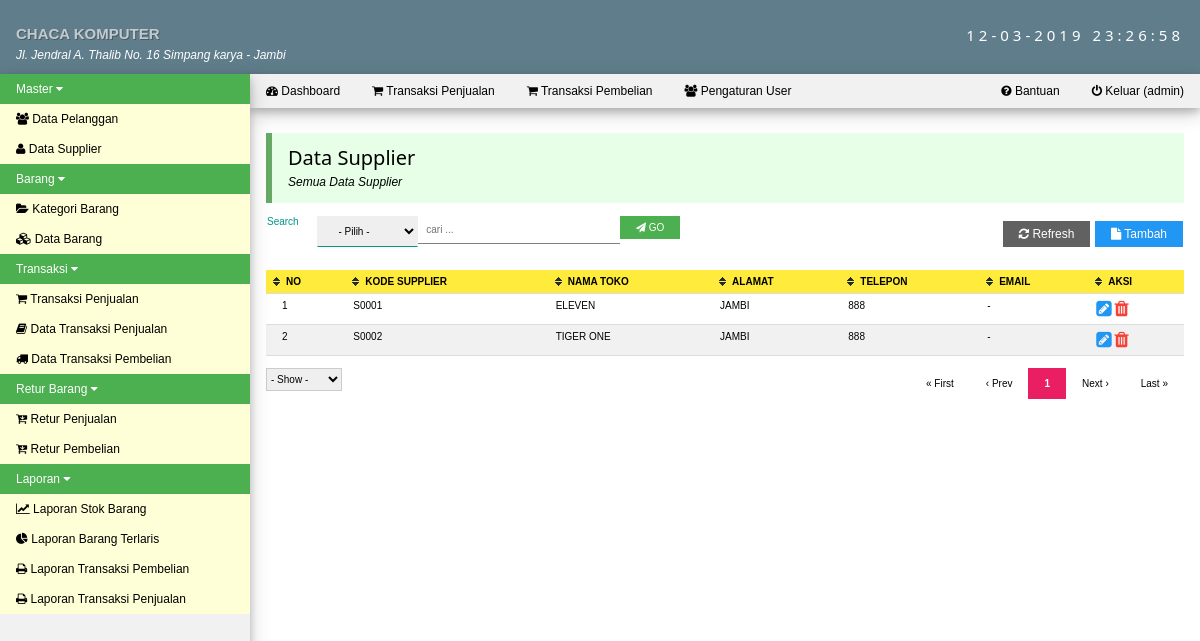
The page /med.php?mod=supplier (signed in) on the database its author committed.
### tables this page shows
CREATE TABLE IF NOT EXISTS `menu` (
  `id_menu` int(11) NOT NULL AUTO_INCREMENT,
  `nama_menu` varchar(50) NOT NULL,
  `posisi` int(11) NOT NULL,
  PRIMARY KEY (`id_menu`)
);

CREATE TABLE IF NOT EXISTS `modul` (
  `id_modul` int(11) NOT NULL AUTO_INCREMENT,
  `id_menu` int(11) NOT NULL,
  `nama_modul` varchar(150) NOT NULL,
  `link_menu` text NOT NULL,
  `posisi` int(11) NOT NULL,
  `icon_menu` varchar(150) NOT NULL,
  PRIMARY KEY (`id_modul`)
);

CREATE TABLE IF NOT EXISTS `tb_supplier` (
  `kode_supplier` varchar(10) NOT NULL,
  `nama_toko` varchar(50) NOT NULL,
  `alamat` text NOT NULL,
  `telepon` varchar(15) NOT NULL,
  `email` varchar(50) NOT NULL,
  PRIMARY KEY (`kode_supplier`)
);

### med.php (the view, shortened to what this page needs)
<?php
    include "session.php";
?>
<!DOCTYPE html>
<html>
<head>
    <link rel="stylesheet" href="css/w3.css">
    <link rel="stylesheet" href="css/font-awesome.min.css">
    <link rel="stylesheet" href="js/jquery-ui/jquery-ui.css">
    <link rel="stylesheet" type="text/css" href="css/pace.css">
</head>
<body>
<div class="w3-top">
<div class="w3-row w3-blue-grey w3-padding">
  <div class="w3-half" style="margin:15px 0 2px 0;"><b class='w3-text-shadow w3-text-bold w3-opacity'>CHACA KOMPUTER</b><br><i style="font-size:12px;">Jl. Jendral A. Thalib No. 16 Simpang karya - Jambi</i></div>
  <div class="w3-half w3-margin-top w3-wide w3-hide-medium w3-hide-small"><div class="w3-right"><?php echo date('d-m-Y H:i:s'); ?></div></div>
</div>
<nav id="left-nav" class="w3-sidenav w3-small w3-light-grey w3-card-4" style="width:250px;">
  <div id="menuTut" class="myMenu w3-accordion">
    <?php
        $sql_menu = mysqli_query($id_mysql,"SELECT * FROM menu ORDER BY posisi ASC") or die(mysqli_error());
        while ($mn = mysqli_fetch_assoc($sql_menu)) {
            echo"<button onclick=\"myFunction('".$mn['id_menu']."')\" class=\"w3-padding-hor-16 w3-btn-block w3-left-align w3-green\"> $mn[nama_menu] <i class=\"fa fa-caret-down\"></i></button>
            <div id=\"$mn[id_menu]\" class=\"w3-accordion-content w3-pale-yellow w3-show\">";
            $sql_sub = mysqli_query($id_mysql,"SELECT * FROM modul
                WHERE id_menu = '$mn[id_menu]' ORDER BY posisi ASC") or die(mysqli_error());
            while ($sm = mysqli_fetch_assoc($sql_sub)) {
                echo"<a href=\"$sm[link_menu]\"><i class=\"$sm[icon_menu]\"></i> $sm[nama_modul]</a>";
            }
            echo"</div>";
        }
    ?>
    <br>
    <br>
    <br>
    <br>
    <br>
    <br>
    <br>
  </div>
</nav>
    <div style="margin-left:250px;">
        <ul class="w3-navbar w3-light-grey w3-small w3-card-4">
          <li><a class="w3-hover-black w3-padding-10" href="index.php"><i class="fa fa-dashboard"></i> Dashboard</a></li>
          <li><a class="w3-hover-black w3-padding-10" href="med.php?mod=penjualan"><i class="fa fa-shopping-cart"></i> Transaksi Penjualan</a></li>
          <li><a class="w3-hover-black w3-padding-10" href="med.php?mod=pembelian&act=form"><i class="fa fa-shopping-cart"></i> Transaksi Pembelian</a></li>
          <li><a class="w3-hover-black w3-padding-10" href="med.php?mod=user"><i class="fa fa-group"></i> Pengaturan User</a></li>
          <li class="w3-right"><a class="w3-hover-black w3-padding-10" href="logout.php" onclick="return confirm('Yakin ingin keluar');"><i class="fa fa-power-off"></i> Keluar (<?php echo $_SESSION['login_user']; ?>)</a></li>
          <li class="w3-right"><a class="w3-hover-black w3-padding-10" href="med.php?mod=bantuan"><i class="fa fa-question-circle"></i> Bantuan</a></li>
        </ul>
    </div>
</div>
<div style="margin-left:250px;">
    <div id="main" class="w3-container" style="margin-top:110px">
        <?php include"content.php"; ?>
        <br>
    </div>
</div>
</body>
</html>

### mod/supplier/supplier.php (shortened to what this page needs)
<?php
	$linkaksi = 'med.php?mod=supplier';
	if(isset($_GET['act']))
	{
		$act = $_GET['act'];
		$linkaksi .= '&act='.$act;
	}
	else
	{
		$act = '';
	}
	$aksi = 'mod/supplier/act_supplier.php';
	switch ($act) {
						?>
			<?php
		default :
			echo"<div class='w3-container w3-small w3-pale-green w3-leftbar w3-border-green'>
				<h4 style='margin-bottom:0;padding-bottom:0;'>Data Supplier</h4>
				<p style='margin-top:0;padding-top:0;'><i>Semua Data Supplier</i></p>
			</div>";
			echo"<table style='margin-top:12px;'>
				<tr>
					<td>
						<form class='w3-tiny' action='' method='GET'>
							<input type='hidden' name='mod' value='supplier'>
							<div class='w3-row'>
								<div class='w3-col s1'>
									<label class='w3-label'>Search</label>
								</div>
								<div class='w3-col s2'>
									<select name='field' class='w3-select w3-padding'>
										<option value=''>- Pilih -</option>
										<option value='nama_toko'>NAMA TOKO</option>
										<option value='alamat'>ALAMAT</option>
										<option value='telepon'>TELEPON</option>
										<option value='email'>EMAIL</option></select>
								</div>
								<div class='w3-col s4'>
									<input type='text' name='cari' class='w3-input' placeholder='cari ...'>
								</div>
								<div class='w3-col s1'>
									<button type='submit' class='w3-btn w3-tiny'><i class='fa fa-paper-plane'></i> GO</button>
								</div>
							</div>
						</form>
					</td>
					<td align='right'><a href='med.php?mod=supplier' class='w3-btn w3-dark-grey w3-small'><i class='fa fa-refresh'></i> Refresh</a>
					<a href='med.php?mod=supplier&act=form' class='w3-btn w3-small w3-blue'><i class='fa fa-file'></i> Tambah</a></td>
				</tr>
			</table>";
			echo"<div style='margin-top:12px;margin-bottom:12px;'>
			<table class='w3-table w3-striped w3-bordered w3-tiny w3-hoverable tbl'>
				<thead>
					<tr class='w3-yellow'>
						<th>NO</th>
						<th>KODE SUPPLIER</th>
						<th>NAMA TOKO</th>
						<th>ALAMAT</th>
						<th>TELEPON</th>
						<th>EMAIL</th>
						<th>AKSI</th>
					</tr>
				</thead>
				<tbody>";
				$p      = new Paging;
				$batas  = 10;
				$posisi = $p->cariPosisi($batas);
				$query = "SELECT * FROM tb_supplier ";
				$q 	= "SELECT * FROM tb_supplier";
				$query .= " LIMIT $posisi, $batas";
				$q 	.= " ";
				$sql_kul = mysqli_query($id_mysql,$query);
				$fd_kul = mysqli_num_rows($sql_kul);
				if($fd_kul > 0)
				{
					$no = $posisi + 1;
					while ($m = mysqli_fetch_assoc($sql_kul)) {
						echo"<tr>
							<td>$no</td>
							<td>$m[kode_supplier]</td>
							<td>$m[nama_toko]</td>
							<td>$m[alamat]</td>
							<td>$m[telepon]</td>
							<td>$m[email]</td>
							<td><a href='med.php?mod=supplier&act=form&id=$m[kode_supplier]'><i class='fa fa-pencil-square w3-large w3-text-blue'></i></a>
							<a href='$aksi?mod=supplier&act=hapus&id=$m[kode_supplier]' onclick=\"return confirm('Yakin hapus data');\"><i class='fa fa-trash w3-large w3-text-red'></i></a></td>
						</tr>";
						$no++;
					}
					$jmldata = mysqli_num_rows(mysqli_query($id_mysql,$q));
					$jmlhalaman  = $p->jumlahHalaman($jmldata, $batas);
		    		$linkHalaman = $p->navHalaman($_GET['halaman'], $jmlhalaman, $linkaksi);
				}
				else
				{
					echo"<tr>
						<td colspan='6'><div class='w3-center'><i>Data Supplier Not Found.</i></div></td>
					</tr>";
				}
				echo"</tbody>
			</table></div>";
			echo"<div class='w3-row'>
				<div class='w3-col s1'>
					<form class='w3-tiny' action='' method='GET'>
						<input type='hidden' name='mod' value='supplier'>";
						echo"<select class='w3-select w3-border' name='show' onchange='submit()'>
							<option value=''>- Show -</option>";
						echo"</select>
					</form>
				</div>
				<div class='w3-col s11'>
					<ul class='w3-pagination w3-right w3-tiny'>
						$linkHalaman
					</ul>
				</div>
			</div>";
		break;
	}
?>

### css/perfect-scrollbar.css (style rules this page uses)
.ps-container { -ms-touch-action: none; touch-action: none; overflow: hidden !important; -ms-overflow-style: none; }

### med.php (style rules this page uses)
.w3-btn { background-color:#4CAF50 ;margin-bottom:4px; }
.tbl th.header { background-image: url(js/table.sorter/themes/blue/bg.gif); cursor: pointer; font-weight: bold; background-repeat: no-repeat; background-position: center left; padding-left: 20px; margin-left: -1px; }
#left-nav { overflow: hidden; }

### rows shown on the page
menu: nama_menu "Master"
modul: nama_modul "Data Pelanggan"
modul: nama_modul "Data Supplier"
menu: nama_menu "Barang"
modul: nama_modul "Kategori Barang"
modul: nama_modul "Data Barang"
menu: nama_menu "Transaksi"
modul: nama_modul "Transaksi Penjualan"
modul: nama_modul "Data Transaksi Penjualan"
modul: nama_modul "Data Transaksi Pembelian"
menu: nama_menu "Retur Barang"
modul: nama_modul "Retur Penjualan"
modul: nama_modul "Retur Pembelian"
menu: nama_menu "Laporan"
modul: nama_modul "Laporan Stok Barang"
modul: nama_modul "Laporan Barang Terlaris"
modul: nama_modul "Laporan Transaksi Pembelian"
modul: nama_modul "Laporan Transaksi Penjualan"
tb_supplier: kode_supplier "S0001", nama_toko "ELEVEN", alamat "JAMBI", telepon "888", email "-"
tb_supplier: kode_supplier "S0002", nama_toko "TIGER ONE", alamat "JAMBI", telepon "888", email "-"

### other values the page prints
$_SESSION['login_user'] "admin"
$halaman_aktif "1"
